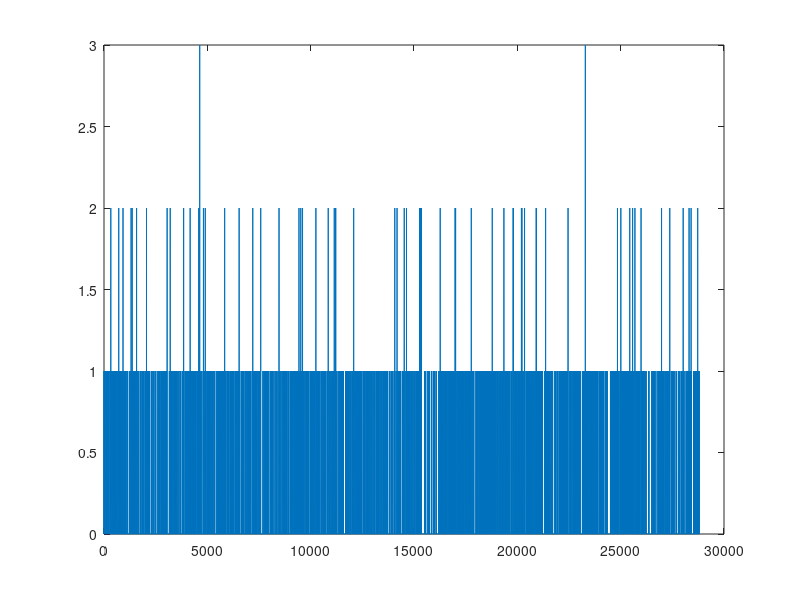

This chart was generated by the following MATLAB code:
function [fronta,odmitnuto] = pekarnadt(tokPrichodu, tokVyrizeni, ...
    pocetPrepazek, maxFronta, dnu, pocatecniFronta, doba)
if nargin < 1, tokPrichodu = 0.05; end
if nargin < 2, tokVyrizeni = 0.1; end
if nargin < 3, pocetPrepazek = 1; end
if nargin < 4, maxFronta = Inf; end
if nargin < 5, dnu = 1; end
if nargin < 6, pocatecniFronta = zeros(dnu,1); end
if nargin < 7, doba = 28800; end % 8 hodin
% inicializace
nahoda = rand(dnu,doba);
fronta = zeros(dnu,doba+1);
fronta(:,1) = pocatecniFronta;
prichod = nahoda < tokPrichodu;
odmitnuto = zeros(dnu);

% simulace
for t = 1:doba
    fronty = fronta(:,t);
    nahody = nahoda(:,t);
    prichody = prichod(:,t);
    for d = 1:dnu
        s = fronty(d);
        x = nahody(d);
        if prichody(d) % prichod
            if s < maxFronta
                fronta(d,t+1) = s+1;
            else
                odmitnuto(d) = odmitnuto(d)+1;
            end
        elseif x < tokPrichodu + min(s,pocetPrepazek)*tokVyrizeni % vyrizeni
            fronta(d,t+1) = s-1; % nulu testovat nemusim diky minimu
        end
    end
end

% ukaz vysledek
if nargout < 1
    plot(fronta)
    if length(odmitnuto) > 1 
        plot(odmitnuto)
    else
        disp(['odmitnuto ' odmitnuto])
    end
end